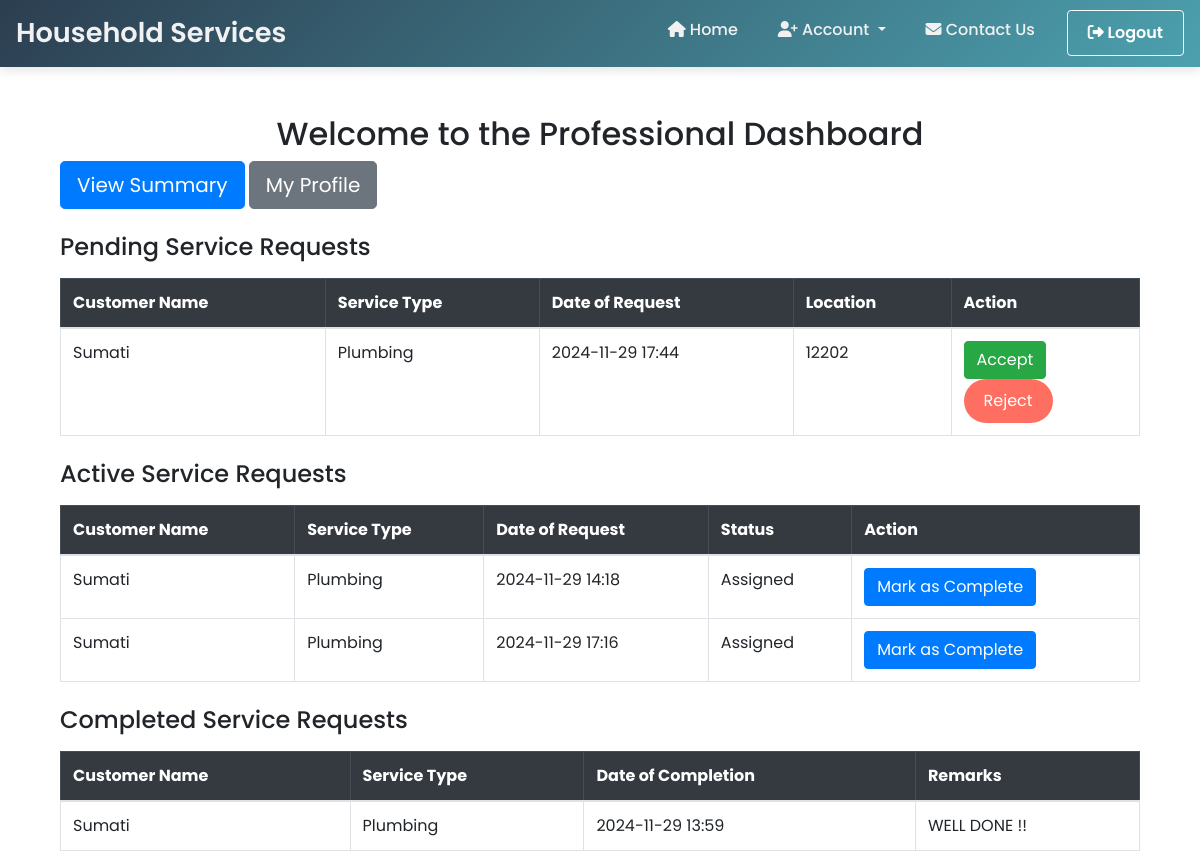
Screenshot of /professional_dashboard (signed in) with the database file from the repository.
### website/models.py (models this page shows, shortened)
class ServiceRequest(db.Model):
    id = db.Column(db.Integer, primary_key=True)
    user_email = db.Column(db.String(100), db.ForeignKey('user.email'), nullable=False)
    service_id = db.Column(db.Integer, db.ForeignKey('service.id'), nullable=False)
    professional_email = db.Column(db.String(100), db.ForeignKey('professional.email'), nullable=True)
    status = db.Column(db.String(20), default='Pending')
    remarks = db.Column(db.Text, nullable=True)
    rating = db.Column(db.Integer, nullable=True)
    date_created = db.Column(db.DateTime, default=db.func.current_timestamp())
    user = db.relationship('User', backref='service_requests')
    service = db.relationship('Service', backref='service_requests')
    professional = db.relationship('Professional', backref='service_requests')

class User(db.Model, UserMixin):
    email = db.Column(db.String(100), unique=True, nullable=False,primary_key=True)
    password = db.Column(db.String(100), nullable=False)
    full_name = db.Column(db.String(100), nullable=False)
    role = db.Column(db.String(20), nullable=False)
    date_created = db.Column(db.DateTime, default=db.func.current_timestamp())

class Service(db.Model):
    id = db.Column(db.Integer, primary_key=True)
    name = db.Column(db.String(100), nullable=False)
    base_price = db.Column(db.Float, nullable=False)
    description = db.Column(db.Text, nullable=True)
    pin_code = db.Column(db.Integer(), nullable=False)
    date_created = db.Column(db.DateTime, default=db.func.current_timestamp())

### website/proff.py (the view)
@proff.route('/professional_dashboard')
@login_required
def professional_dashboard():
    if not current_user.is_authenticated:
        flash("You must log in to access this page", "danger")
        return redirect(url_for('auth.login'))
    professional_service_name = current_user.service_name
    active_requests = ServiceRequest.query.join(Service).filter(
        ServiceRequest.professional_email == current_user.email,
        ServiceRequest.status == "Assigned",
        Service.name == professional_service_name
    ).all()
    pending_requests = ServiceRequest.query.join(Service).filter(
        Service.name == professional_service_name,
        ServiceRequest.status == "Pending"
    ).all()
    completed_requests = ServiceRequest.query.filter_by(professional_email=current_user.email, status="Closed").all()
    return render_template(
        'professional_dashboard.html',
        pending_requests=pending_requests,
        active_requests=active_requests,
        completed_requests=completed_requests
    )

### website/templates/professional_dashboard.html (shortened to what this page needs)
{% extends "base.html" %}
{% block content %}
<div class="container mt-5">
    <h2 class="text-center">Welcome to the Professional Dashboard</h2>
        <a href="{{ url_for('proff.professional_summary') }}" class="btn btn-primary btn-lg">View Summary</a>
        <a href="{{ url_for('proff.professional_profile') }}" class="btn btn-secondary btn-lg">My Profile</a>
    <div class="mt-4">
        <h4>Pending Service Requests</h4>
        <table class="table table-bordered mt-3">
            <thead class="table-dark">
                <tr>
                    <th>Customer Name</th>
                    <th>Service Type</th>
                    <th>Date of Request</th>
                    <th>Location</th>
                    <th>Action</th>
                </tr>
            </thead>
            <tbody>
                {% if pending_requests %}
                    {% for request in pending_requests %}
                    <tr>
                        <td>{{ request.user.full_name }}</td>
                        <td>{{ request.service.name }}</td>
                        <td>{{ request.date_created.strftime('%Y-%m-%d %H:%M') }}</td>
                        <td>{{ request.service.pin_code }}</td>
                        <td>
                            <form method="POST" action="{{ url_for('proff.accept_request', request_id=request.id) }}">
                                <button type="submit" class="btn btn-success">Accept</button>
                            </form>
                            <form method="POST" action="{{ url_for('proff.reject_request', request_id=request.id) }}">
                                <button type="submit" class="btn btn-danger">Reject</button>
                            </form>
                        </td>
                    </tr>
                    {% endfor %}
                {% else %}
                    <tr>
                        <td colspan="5">No pending requests at the moment.</td>
                    </tr>
                {% endif %}
            </tbody>
        </table>
    </div>
    <div class="mt-4">
        <h4>Active Service Requests</h4>
        <table class="table table-bordered mt-3">
            <thead class="table-dark">
                <tr>
                    <th>Customer Name</th>
                    <th>Service Type</th>
                    <th>Date of Request</th>
                    <th>Status</th>
                    <th>Action</th>
                </tr>
            </thead>
            <tbody>
                {% if active_requests %}
                    {% for request in active_requests %}
                    <tr>
                        <td>{{ request.user.full_name }}</td>
                        <td>{{ request.service.name }}</td>
                        <td>{{ request.date_created.strftime('%Y-%m-%d %H:%M') }}</td>
                        <td>{{ request.status }}</td>
                        <td>
                            <form method="POST" action="{{ url_for('proff.close_request', request_id=request.id) }}">
                                <button type="submit" class="btn btn-primary">Mark as Complete</button>
                            </form>
                        </td>
                    </tr>
                    {% endfor %}
                {% else %}
                    <tr>
                        <td colspan="5">No active requests at the moment.</td>
                    </tr>
                {% endif %}
            </tbody>
        </table>
    </div>
    <div class="mt-4">
        <h4>Completed Service Requests</h4>
        <table class="table table-bordered mt-3">
            <thead class="table-dark">
                <tr>
                    <th>Customer Name</th>
                    <th>Service Type</th>
                    <th>Date of Completion</th>
                    <th>Remarks</th>
                </tr>
            </thead>
            <tbody>
                {% if completed_requests %}
                    {% for request in completed_requests %}
                    <tr>
                        <td>{{ request.user.full_name }}</td>
                        <td>{{ request.service.name }}</td>
                        <td>{{ request.date_created.strftime('%Y-%m-%d %H:%M') }}</td>
                        <td>{{ request.remarks if request.remarks else "No remarks" }}</td>
                    </tr>
                    {% endfor %}
                {% else %}
                    <tr>
                        <td colspan="4">No completed requests yet.</td>
                    </tr>
                {% endif %}
            </tbody>
        </table>
    </div>
</div>
{% endblock %}

### website/static/css/base.css (style rules this page uses)
body { font-family: 'Poppins', sans-serif; }
.btn-danger { color: white !important; background-color: #ff6f61; border: none; padding: 10px 20px; border-radius: 25px; transition: background-color 0.3s ease; }

### rows the page displays
ServiceRequest: user.full_name "Sumati", service.name "Plumbing", date_created "2024-11-29 17:44", service.pin_code "12202"
ServiceRequest: user.full_name "Sumati", service.name "Plumbing", date_created "2024-11-29 14:18", status "Assigned"
ServiceRequest: user.full_name "Sumati", service.name "Plumbing", date_created "2024-11-29 17:16", status "Assigned"
ServiceRequest: user.full_name "Sumati", service.name "Plumbing", date_created "2024-11-29 13:59", remarks "WELL DONE !!"
